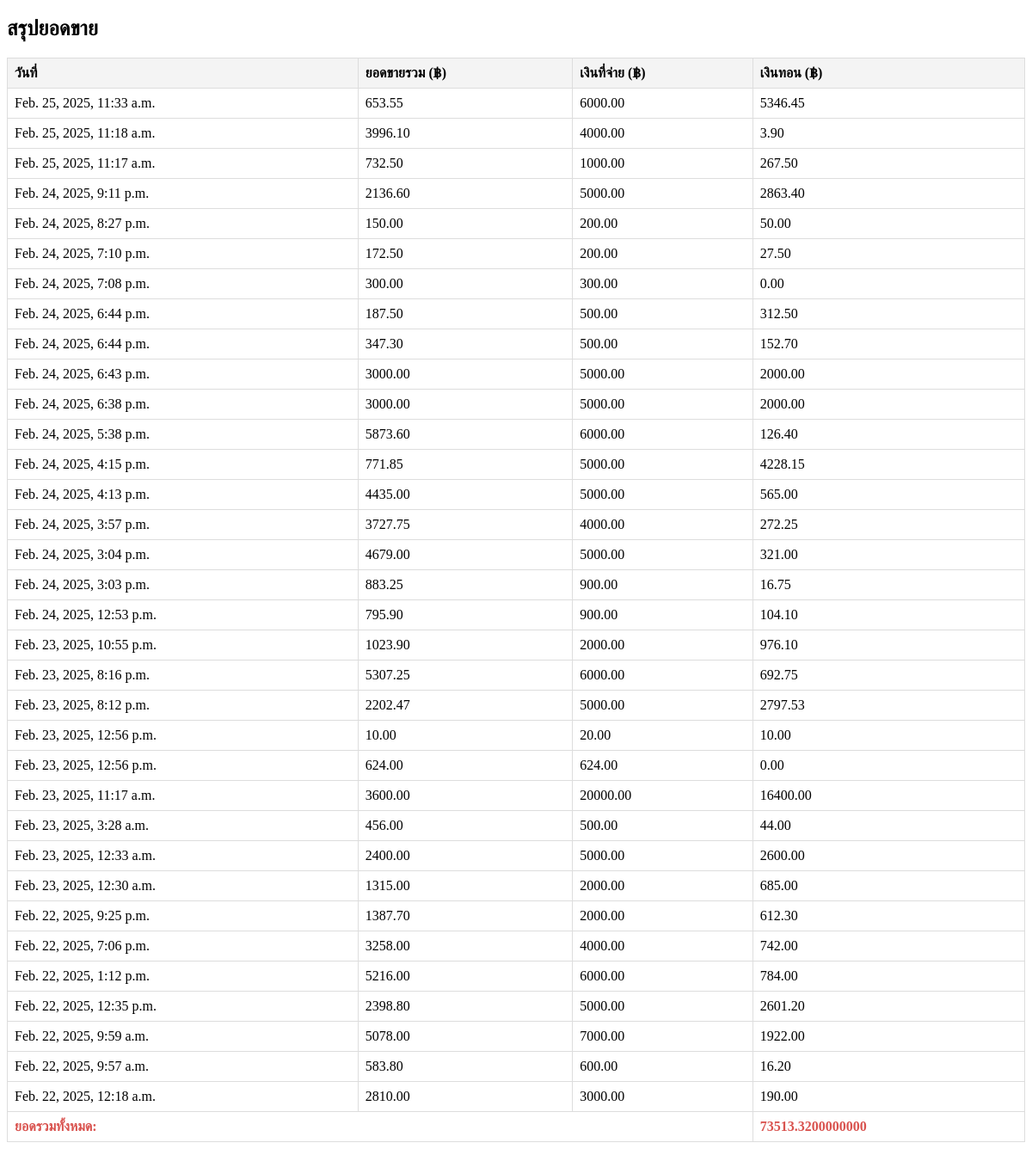
The app's page /Circulation1, older data.
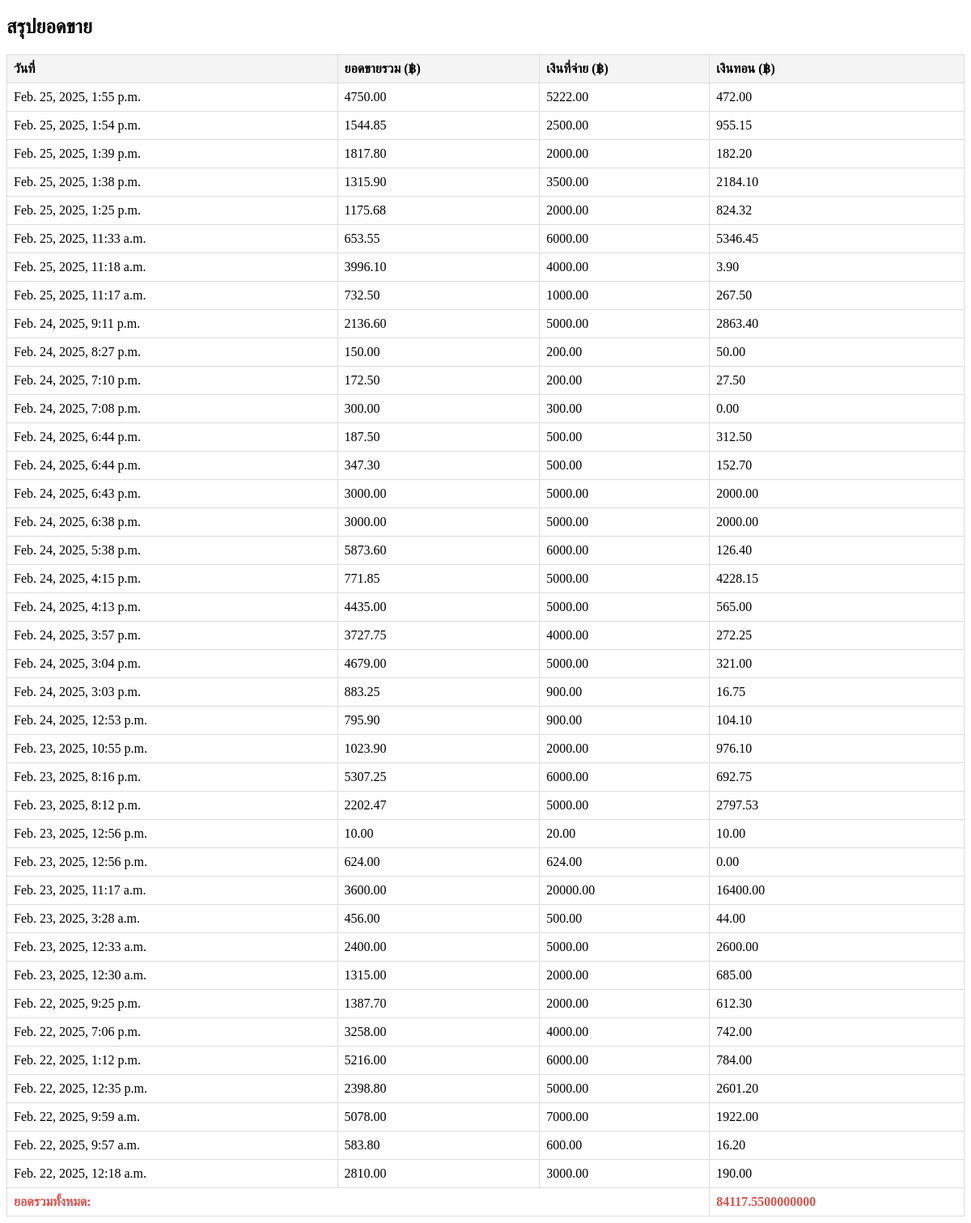
The same page, newer data.
### Dashboard/models.py (models this page shows, shortened)
class SaleRecord(models.Model):
    total_amount = models.DecimalField(max_digits=10, decimal_places=2)
    entered_amount = models.DecimalField(max_digits=10, decimal_places=2)
    change = models.DecimalField(max_digits=10, decimal_places=2)
    timestamp = models.DateTimeField()
    Pofitprice = models.DecimalField(max_digits=10, decimal_places=2, default=0.00)
    stock_adjustments = models.JSONField()  # ใช้ JSONField สำหรับบันทึกข้อมูล Array
    cashier = models.ForeignKey(User, on_delete=models.CASCADE, null=True, blank=True, default=1)

### DashboardUser/views.py (the view)
def Circulation3(request):
    filter_type = request.GET.get("filter", "year")  # ค่าเริ่มต้นเป็น "year"
    today = datetime.now()
    if filter_type == "day":
        start_date = today - timedelta(days=1)
    elif filter_type == "week":
        start_date = today - timedelta(weeks=1)
    elif filter_type == "month":
        start_date = today - timedelta(days=30)
    elif filter_type == "3months":
        start_date = today - timedelta(days=90)
    elif filter_type == "6months":
        start_date = today - timedelta(days=180)
    else:  # "year"
        start_date = today - timedelta(days=365)
    records1 = SaleRecord.objects.filter(timestamp__gte=start_date).order_by('-timestamp')
    total_sum = records1.aggregate(total=Sum("total_amount"))["total"] or 0
    return render(request, "Circulation1.html", {
        "records1": records1,
        "total_sum": total_sum,
        "filter_type": filter_type  # ส่งค่า filter_type ไปยัง template
    })

### DashboardUser/templates/Circulation1.html (shortened to what this page needs)
<!DOCTYPE html>
{% load humanize %}
{% load static %}
<html>
    <head>
        <link rel="stylesheet" href="">
    </head>
   <body>
    <h2>สรุปยอดขาย</h2>
    <table>
        <thead>
            <tr>
                <th>วันที่</th>
                <th>ยอดขายรวม (฿)</th>
                <th>เงินที่จ่าย (฿)</th>
                <th>เงินทอน (฿)</th>
            </tr>
        </thead>
        <tbody>
            {% for record in records1 %}
            <tr>
                <td>{{ record.timestamp }}</td>
                <td>{{ record.total_amount }}</td>
                <td>{{ record.entered_amount }}</td>
                <td>{{ record.change }}</td>
            </tr>
            {% endfor %}
        </tbody>
        <tfoot>
            <tr>
                <td colspan="3" class="total">ยอดรวมทั้งหมด:</td>
                <td class="total">{{ total_sum }}</td>
            </tr>
        </tfoot>
    </table>
</body>
</html>

### DashboardUser/templates/Circulation1.html (style rules this page uses)
table { width: 100%; border-collapse: collapse; margin-top: 20px; }
th, td { border: 1px solid #ddd; padding: 8px; text-align: left; }
th { background-color: #f4f4f4; }
.total { font-weight: bold; color: #d9534f; }

Row changes from the older to the newer data that the page shows:
added SaleRecord: timestamp "Feb. 25, 2025, 1:55 p.m.", total_amount "4750.00", entered_amount "5222.00", change "472.00"
added SaleRecord: timestamp "Feb. 25, 2025, 1:54 p.m.", total_amount "1544.85", entered_amount "2500.00", change "955.15"
added SaleRecord: timestamp "Feb. 25, 2025, 1:39 p.m.", total_amount "1817.80", entered_amount "2000.00", change "182.20"
added SaleRecord: timestamp "Feb. 25, 2025, 1:38 p.m.", total_amount "1315.90", entered_amount "3500.00", change "2184.10"
added SaleRecord: timestamp "Feb. 25, 2025, 1:25 p.m.", total_amount "1175.68", entered_amount "2000.00", change "824.32"
Text that changed along with them:
{{ total_sum }}: "73513.3200000000" → "84117.5500000000"
